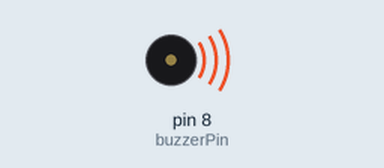
Simulated run of this sketch. Board: Arduino Uno, built with avr-gcc and run on an emulated ATmega328P. Parts: buzzer (waves = sounding).

Above: at 0.1 s.
At 2.2 s:
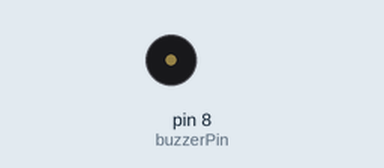
Timing chart, 0 to 3.7 s (numbered marks = the images above):
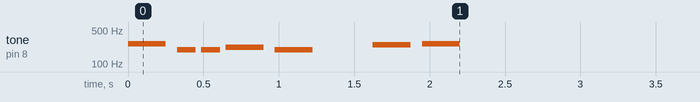

The sketch:

buzzerPitch.ino
```cpp
# include "pitches.h"
const int buzzerPin = 8;
int delayTime = 1000;

int melody[] = {
  NOTE_C4, NOTE_G3, NOTE_G3, NOTE_A3, NOTE_G3, 0, NOTE_B3, NOTE_C4
};

int noteDurations[] = {

  4, 8, 8, 4, 4, 4, 4, 4
};

void setup() {
  /*
  pinMode(buzzerPin, OUTPUT);
  */
  for (int thisNote = 0; thisNote < 8; thisNote++){
    int noteDuration = 1000 / noteDurations[thisNote];
    tone(8, melody[thisNote], noteDuration);
    int pauseBetweenNotes = noteDuration * 1.30;
    delay(pauseBetweenNotes);
    noTone(8);
  }
}

void loop() {
  /*
  tone(buzzerPin, 1000);
  delay(delayTime);
  tone(buzzerPin,500);
  delay(delayTime);
  */
}
```
